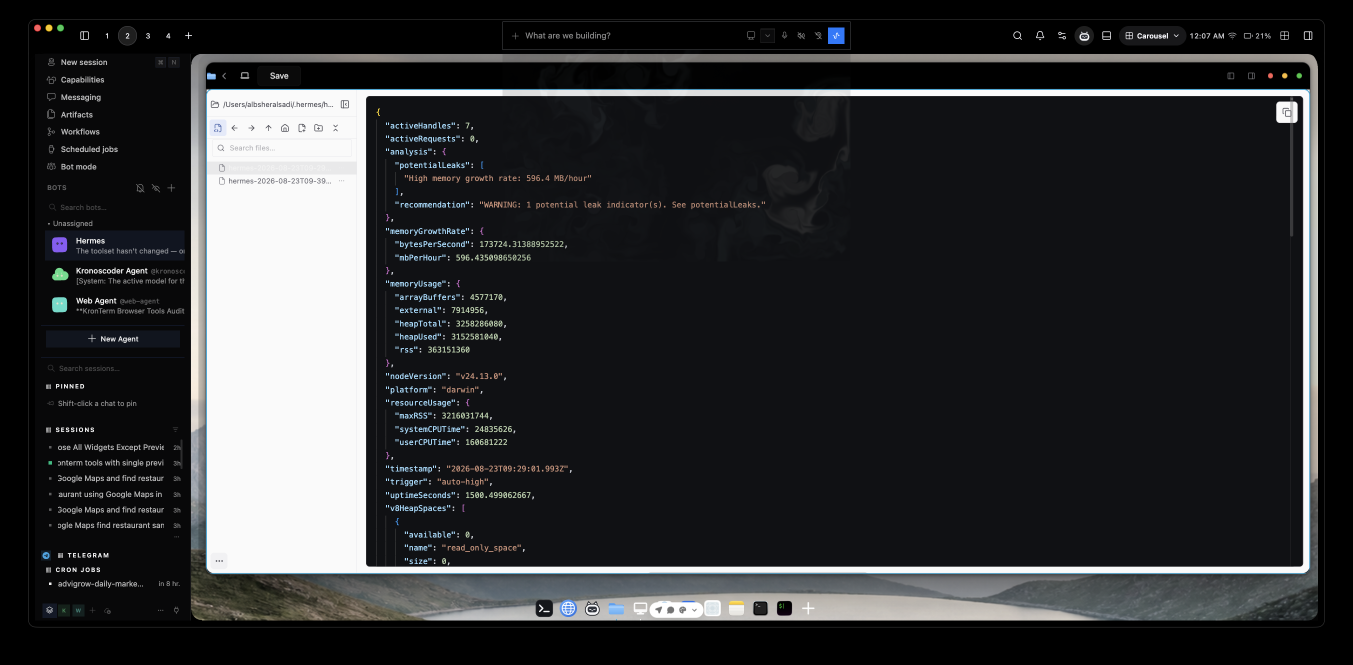
#> input picture assets/PNG image 2.png, 2706 x 1329 px, given in place of base.mp4, which was not available (shown at 1/2 size)
$ python chat_bridge.py
#> lines starting #> are read from the running program, lines starting #| are printed output that depends on the picture
from pathlib import Path
import subprocess
import cv2
import numpy as np

root = Path(__file__).resolve().parents[1]
source = cv2.VideoCapture(str(root.parent / 'graphite-recut/base.mp4'))
def frame_at(second):
#> called with second = 17.8
    source.set(cv2.CAP_PROP_POS_FRAMES, round(second * 30))
    ok, frame = source.read()
#> frame is the input picture: shape (1329, 2706, 3); mean B, G, R 49.6, 47.9, 46.8
    assert ok
    return frame

a, b = frame_at(17.8), frame_at(20.2)
old = (1232, 861, 1902, 1048)
new = (383, 960, 1552, 1063)
def lift(frame, rect):
#> called with rect = (1232, 861, 1902, 1048)
    x, y, r, d = rect
    crop = frame[y:d, x:r].copy()
    frame[y:d, x:r] = cv2.resize(frame[y:d, x-4:x], (r-x,d-y))
    return crop
island, composer = lift(a,old), lift(b,new)
#> call 2 of lift, with rect = (383, 960, 1552, 1063)
#> in lift (call 2), `x, y, r, d = rect`: x = 383; y = 960; r = 1552; d = 1063
#> in lift (call 2), `crop = frame[y:d, x:r].copy()`:
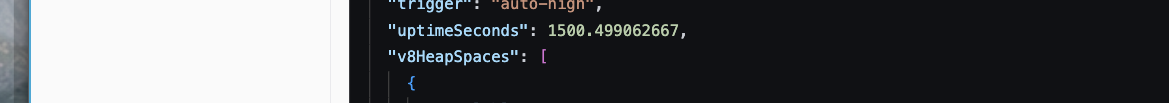
#> crop: shape (103, 1169, 3); mean B, G, R 89.8, 87.4, 85.8
#> in lift (call 2), `frame[y:d, x:r] = cv2.resize(frame[y:d, x-4:x], (r-x,d-y))`:
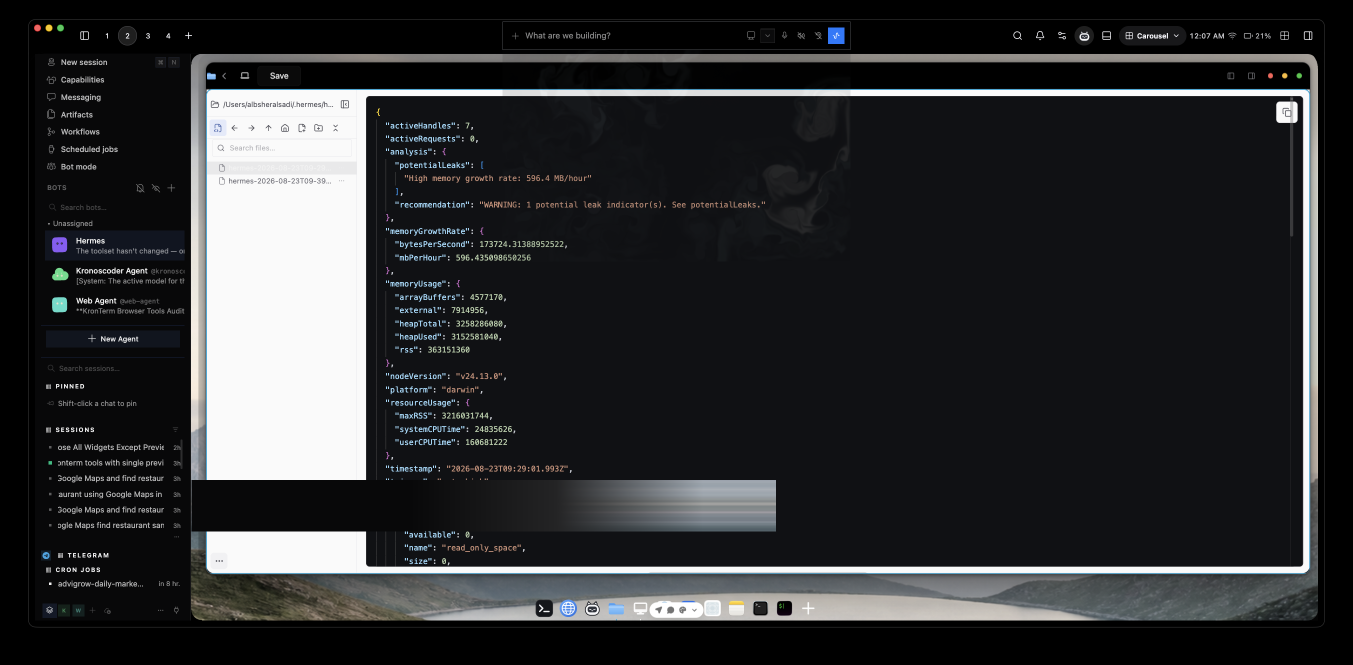
#> frame: shape (1329, 2706, 3) (shown at 1/2 size); mean B, G, R 48.3, 46.6, 45.6
def ease(t):
    t=np.clip(t,0,1)
    return t*t*t*(t*(t*6-15)+10)
#> (the run stopped early here; a loop or call above may not have finished)
